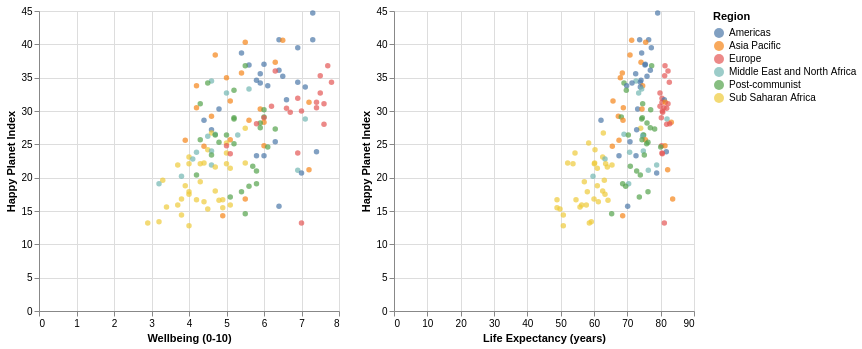

The code cell stored with this chart in its notebook:
### Markdown cell above
5. Plot the scatter plot with the <b>hconcat</b> function to place two plots horizontally one after the other.

### Code cell
# multiple altair charts placed horizontally next to each other
chart = alt.Chart(hpi_df).mark_circle().encode(
y='Happy Planet Index',
color='Region:N'
)

chart1 = chart.encode(x='Wellbeing (0-10)')
chart2 = chart.encode(x='Life Expectancy (years)')
alt.hconcat(chart1, chart2)

### Figure 1 — Vega-Lite specification as saved in the notebook (floating-point values rounded to 4 significant figures; data arrays with more than 128 entries replaced by an {"elided": "..."} marker saying what was removed)
{"config": {"view": {"continuousWidth": 300, "continuousHeight": 300}}, "hconcat": [{"mark": {"type": "circle"}, "encoding": {"color": {"field": "Region", "type": "nominal"}, "x": {"field": "Wellbeing (0-10)", "type": "quantitative"}, "y": {"field": "Happy Planet Index", "type": "quantitative"}}}, {"mark": {"type": "circle"}, "encoding": {"color": {"field": "Region", "type": "nominal"}, "x": {"field": "Life Expectancy (years)", "type": "quantitative"}, "y": {"field": "Happy Planet Index", "type": "quantitative"}}}], "data": {"name": "data-06c1dbec64553b487ce4599ce4c93c9b"}, "$schema": "https://vega.github.io/schema/vega-lite/v5.8.0.json", "datasets": {"data-06c1dbec64553b487ce4599ce4c93c9b": {"elided": "140 records"}}}
